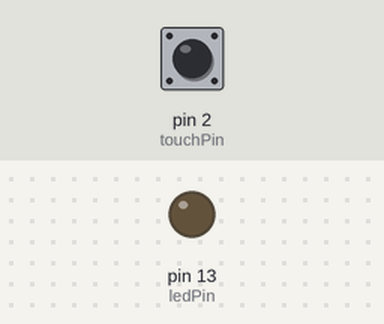
The sketch below on a simulated Arduino Uno, built with avr-gcc and run on an emulated ATmega328P. Shown: output pins drawn as LEDs (lit = HIGH). The inputs (shaded band) are chosen by the test bench; at power-on: pin 2 (touchPin) LOW. Not simulated (calls return 0 or success): arduino_secrets.h.

Above: at 1.2 s.
1.3 s: pin 2 (touchPin) pulled HIGH for 0.15 s
At 2.3 s:
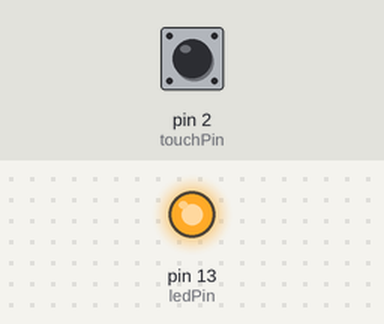
2.9 s: pin 2 (touchPin) pulled HIGH for 1 s
At 3.5 s:
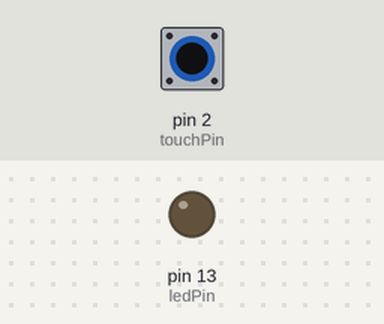
5.4 s: pin 2 (touchPin) pulled HIGH for 3.2 s
At 6.6 s:
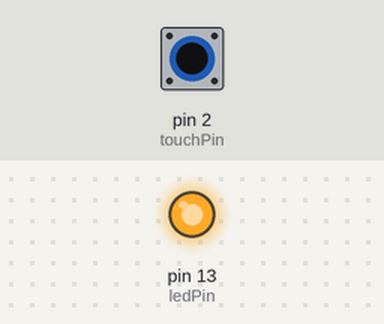
Timing chart, 0 to 8.4 s (numbered marks = the images above; inputs shaded):
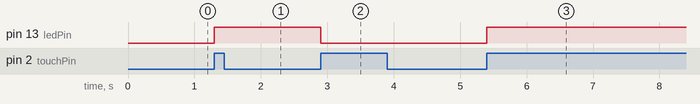

Measured:
- after the input at 1.3 s, pin 13 (ledPin): LOW → HIGH at once
- after the input at 2.9 s, pin 13 (ledPin): HIGH → LOW at once
- after the input at 5.4 s, pin 13 (ledPin): LOW → HIGH at once

The sketch:

Touch_Sensor_LED_Toggle.ino
```cpp
#include "arduino_secrets.h"

// Define pins
const int touchPin = 2;     // Pin for the touch sensor output
const int ledPin = 13;      // Pin for the LED

// Variables to hold LED state
bool ledState = false;      // Initial LED state is off
bool lastTouchState = LOW;  // Holds the last state of the touch sensor

void setup() {
  pinMode(touchPin, INPUT);
  pinMode(ledPin, OUTPUT);
  digitalWrite(ledPin, ledState);
}

void loop() {
  // Read the current state of the touch sensor
  bool touchState = digitalRead(touchPin);

  // Check if the touch sensor has been touched
  if (touchState == HIGH && lastTouchState == LOW) {
    ledState = !ledState;  // Toggle LED state
    digitalWrite(ledPin, ledState);
    delay(300);  // Debounce delay
  }

  // Update the last state
  lastTouchState = touchState;
}

/* // Touch sensitivity based toogle
#define TOUCH_PIN 2
#define LED_PIN 13

unsigned long touchStartTime = 0;
bool isTouched = false;
int ledBrightness = 0;

void setup() {
  pinMode(TOUCH_PIN, INPUT);
  pinMode(LED_PIN, OUTPUT);
}

void loop() {
  int touchState = digitalRead(TOUCH_PIN);

  if (touchState == HIGH && !isTouched) {
    // Start timing the touch
    touchStartTime = millis();
    isTouched = true;
  }

  if (touchState == LOW && isTouched) {
    // Calculate how long the touch lasted
    unsigned long touchDuration = millis() - touchStartTime;

    // Adjust LED brightness or toggle based on touch duration
    if (touchDuration < 500) {
      // Short touch: Toggle LED
      ledBrightness = ledBrightness == 0 ? 255 : 0;
    } else {
      // Long touch: Adjust brightness based on duration
      ledBrightness = map(touchDuration, 500, 2000, 0, 255); // Adjust as needed
    }

    analogWrite(LED_PIN, ledBrightness);
    isTouched = false;
  }
}
*/
```
